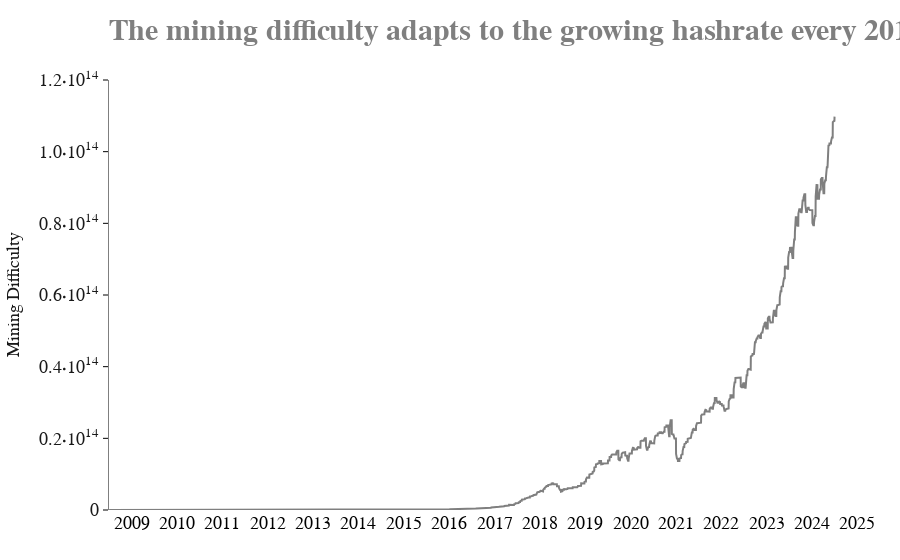

Source (notebook cell):
### Code cell
# Create the Mining Difficulty plot
fig8 = go.Figure()

fig8.add_trace(go.Scatter(
    x=btc_data['date'],
    y=btc_data['difficulty'],
    line=dict(color="rgba(0, 0, 0, 0.5)", width=2),
    mode='lines'
))
update_hover_template(fig8, trace_type="difficulty")

# Define tick values for the left axis
num_labels = 7  
y_max = 1.2 * 10**14  
y_tickvals = np.linspace(0, y_max, num_labels)  

# Update layout for Mining Difficulty
fig8.update_layout(
    base_layout,
    title={'text': "<span style='color:rgba(0, 0, 0, 0.5);'>The mining difficulty adapts to the growing hashrate every 2016 blocks</span>"},
    xaxis=dict(
        range=["2009-01-01", "2025-12-31"],
        title=None,
        title_font_size=18,
        tickformat="%Y",
        tickvals=pd.date_range("2009-01-01", "2025-12-31", freq="YS") + pd.Timedelta(days=182.5)
    ),
    yaxis=dict(
        title="Mining Difficulty",
        title_font_size=18,
        tickfont=dict(color="rgba(0, 0, 0, 0.9)"),
        titlefont=dict(color="rgba(0, 0, 0, 0.9)"),
        linecolor='rgba(0, 0, 0, 0.5)',
        tickcolor="rgba(0, 0, 0, 1)",
        linewidth=1,
        side="left",
        showline=True,
        ticks='outside',
        tickmode='array',
        range=[0, y_max],
        tickvals=y_tickvals,
        ticktext=[format_ticks(x, fixed_power=14) for x in y_tickvals]
    ),
    hovermode='closest'
)

pio.write_image(fig=fig8, file='fig8.png', scale=3.5, width=1206, height=450)
fig8.show()

### Figure 1 — Plotly figure (JSON) as saved in the notebook; plotly's stock layout.template omitted (floating-point values rounded to 4 significant figures; data arrays with more than 128 entries replaced by an {"elided": "..."} marker saying what was removed)
{"data": [{"hovertemplate": "<b>Date:</b> %{x|%b %d, %Y}<br><b>Difficulty:</b> %{y:,}<br><extra></extra>", "line": {"color": "rgba(0, 0, 0, 0.5)", "width": 2}, "mode": "lines", "type": "scatter", "x": {"elided": "5843 str values"}, "y": {"elided": "5843 float values"}}], "layout": {"font": {"color": "black", "family": "Times New Roman", "size": 18}, "hovermode": "closest", "margin": {"b": 50, "l": 80, "r": 20, "t": 80}, "paper_bgcolor": "white", "plot_bgcolor": "white", "showlegend": false, "title": {"font": {"family": "Times New Roman", "size": 30, "weight": "bold"}, "text": "<span style='color:rgba(0, 0, 0, 0.5);'>The mining difficulty adapts to the growing hashrate every 2016 blocks</span>", "x": 0, "xref": "paper"}, "xaxis": {"range": ["2009-01-01", "2025-12-31"], "tickformat": "%Y", "tickvals": ["2009-07-02T12:00:00", "2010-07-02T12:00:00", "2011-07-02T12:00:00", "2012-07-01T12:00:00", "2013-07-02T12:00:00", "2014-07-02T12:00:00", "2015-07-02T12:00:00", "2016-07-01T12:00:00", "2017-07-02T12:00:00", "2018-07-02T12:00:00", "2019-07-02T12:00:00", "2020-07-01T12:00:00", "2021-07-02T12:00:00", "2022-07-02T12:00:00", "2023-07-02T12:00:00", "2024-07-01T12:00:00", "2025-07-02T12:00:00"], "title": {"font": {"size": 18}}}, "yaxis": {"linecolor": "rgba(0, 0, 0, 0.5)", "linewidth": 1, "range": [0, 120000000000000], "showline": true, "side": "left", "tickcolor": "rgba(0, 0, 0, 1)", "tickfont": {"color": "rgba(0, 0, 0, 0.9)"}, "tickmode": "array", "ticks": "outside", "ticktext": ["0", "0.2⋅10<sup>14</sup>", "0.4⋅10<sup>14</sup>", "0.6⋅10<sup>14</sup>", "0.8⋅10<sup>14</sup>", "1.0⋅10<sup>14</sup>", "1.2⋅10<sup>14</sup>"], "tickvals": [0, 20000000000000, 40000000000000, 60000000000000, 80000000000000, 100000000000000, 120000000000000], "title": {"font": {"color": "rgba(0, 0, 0, 0.9)", "size": 18}, "text": "Mining Difficulty"}}}}
